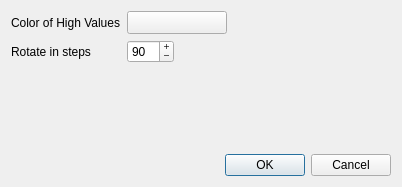
<?xml version="1.0" encoding="UTF-8"?>
<ui version="4.0">
 <class>SettingsDialog</class>
 <widget class="QDialog" name="SettingsDialog">
  <property name="geometry">
   <rect>
    <x>0</x>
    <y>0</y>
    <width>402</width>
    <height>187</height>
   </rect>
  </property>
  <property name="windowTitle">
   <string>Preferences</string>
  </property>
  <layout class="QVBoxLayout" name="verticalLayout">
   <item>
    <layout class="QFormLayout" name="formLayout">
     <property name="fieldGrowthPolicy">
      <enum>QFormLayout::FieldsStayAtSizeHint</enum>
     </property>
     <item row="0" column="0">
      <widget class="QLabel" name="label">
       <property name="text">
        <string>Color of High Values</string>
       </property>
      </widget>
     </item>
     <item row="0" column="1">
      <widget class="ColorButton" name="highValueColor">
       <property name="minimumSize">
        <size>
         <width>100</width>
         <height>0</height>
        </size>
       </property>
       <property name="text">
        <string/>
       </property>
      </widget>
     </item>
     <item row="1" column="0">
      <widget class="QLabel" name="label_2">
       <property name="text">
        <string>Rotate in steps</string>
       </property>
      </widget>
     </item>
     <item row="1" column="1">
      <widget class="QSpinBox" name="rotationSteps">
       <property name="buttonSymbols">
        <enum>QAbstractSpinBox::PlusMinus</enum>
       </property>
       <property name="minimum">
        <number>1</number>
       </property>
       <property name="maximum">
        <number>180</number>
       </property>
       <property name="value">
        <number>90</number>
       </property>
      </widget>
     </item>
    </layout>
   </item>
   <item>
    <widget class="QDialogButtonBox" name="buttonBox">
     <property name="orientation">
      <enum>Qt::Horizontal</enum>
     </property>
     <property name="standardButtons">
      <set>QDialogButtonBox::Cancel|QDialogButtonBox::Ok</set>
     </property>
    </widget>
   </item>
  </layout>
 </widget>
 <customwidgets>
  <customwidget>
   <class>ColorButton</class>
   <extends>QToolButton</extends>
   <header>src/widgets/colorbutton.h</header>
  </customwidget>
 </customwidgets>
 <resources/>
 <connections>
  <connection>
   <sender>buttonBox</sender>
   <signal>accepted()</signal>
   <receiver>SettingsDialog</receiver>
   <slot>accept()</slot>
   <hints>
    <hint type="sourcelabel">
     <x>248</x>
     <y>254</y>
    </hint>
    <hint type="destinationlabel">
     <x>157</x>
     <y>274</y>
    </hint>
   </hints>
  </connection>
  <connection>
   <sender>buttonBox</sender>
   <signal>rejected()</signal>
   <receiver>SettingsDialog</receiver>
   <slot>reject()</slot>
   <hints>
    <hint type="sourcelabel">
     <x>316</x>
     <y>260</y>
    </hint>
    <hint type="destinationlabel">
     <x>286</x>
     <y>274</y>
    </hint>
   </hints>
  </connection>
 </connections>
</ui>
